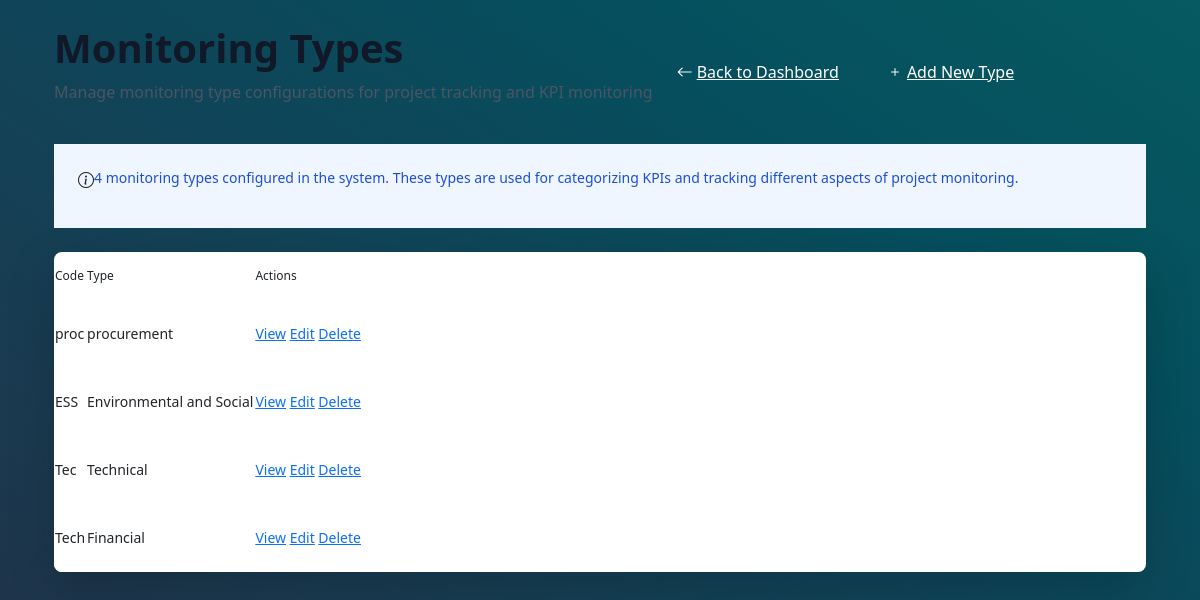
Before: /setup/monitoring-types/ (signed in) with the older database file.
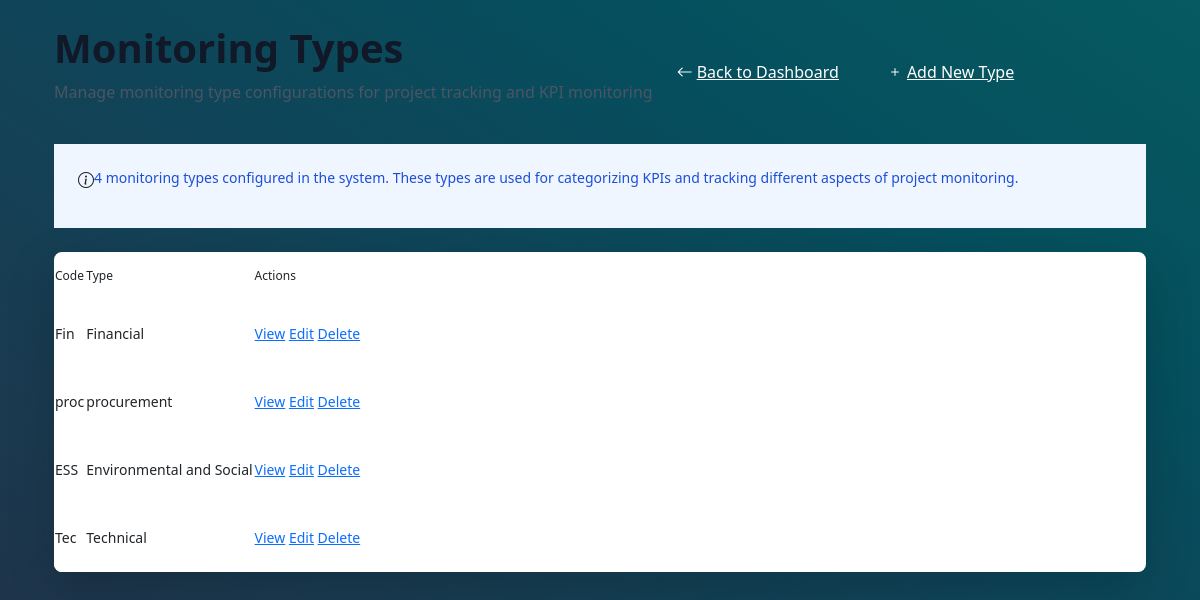
After: the same page with the newer database file.
### setup/models.py (models this page shows, shortened)
class Type_of_Monitoring(models.Model):
    monitoring_type_code = models.CharField(max_length=10, primary_key=True)
    monitoring_type = models.CharField(max_length=25, unique=True, null=False)
    date = models.DateTimeField(auto_now_add=True)
    loginUser = models.ForeignKey(
        settings.AUTH_USER_MODEL,
        related_name='types_of_monitoring',
        on_delete=models.CASCADE,
    )
    class Meta:
        verbose_name = ("Type Of Monitoring")
        verbose_name_plural = ("Type Of Monitoring")

### setup/views.py (the view)
# urls.py: path('monitoring-types/', views.type_of_monitoring_list, name='type_of_monitoring_list'),
@login_required
def type_of_monitoring_list(request):
    monitoring_types = Type_of_Monitoring.objects.all().order_by('-date')
    paginator = Paginator(monitoring_types, 20)
    page_number = request.GET.get('page')
    page_obj = paginator.get_page(page_number)
    context = {
        'monitoring_types': page_obj,
        'total_monitoring_types': Type_of_Monitoring.objects.count(),
    }
    return render(request, 'setup/monitoring_types/type_of_monitoring_list.html', context)

### templates/setup/monitoring_types/type_of_monitoring_list.html (shortened to what this page needs)
{% extends 'base.html' %}
{% load widget_tweaks %}
{% block content %}
<div class="container mx-auto px-4 py-6">
    <div class="mb-6">
        <div class="flex justify-between items-center mb-4">
            <div>
                <h1 class="text-2xl font-bold text-gray-900">Monitoring Types</h1>
                <p class="text-gray-600 mt-2">Manage monitoring type configurations for project tracking and KPI monitoring</p>
            </div>
            <div class="flex space-x-3">
                <a href="{% url 'setup:setup_dashboard' %}"
                   class="px-4 py-2 bg-gray-600 text-white hover:bg-gray-700 rounded-lg transition-colors">
                    <i class="bi bi-arrow-left me-1"></i>Back to Dashboard
                </a>
                <a href="{% url 'setup:type_of_monitoring_create' %}"
                   class="px-4 py-2 bg-blue-600 text-white hover:bg-blue-700 rounded-lg transition-colors">
                    <i class="bi bi-plus me-1"></i>Add New Type
                </a>
            </div>
        </div>
        <div class="bg-blue-50 border-l-4 border-blue-400 p-4 mb-4">
            <div class="flex">
                <div class="flex-shrink-0">
                    <i class="bi bi-info-circle text-blue-400"></i>
                </div>
                <div class="ml-3">
                    <p class="text-sm text-blue-700">
                        <span class="font-medium">{{ total_monitoring_types }} monitoring type{{ total_monitoring_types|pluralize }}</span> configured in the system.
                        These types are used for categorizing KPIs and tracking different aspects of project monitoring.
                    </p>
                </div>
            </div>
        </div>
    </div>
    <div class="bg-white shadow-lg rounded-lg overflow-hidden">
        <div class="overflow-x-auto">
            <table class="min-w-full table-auto">
                <thead class="bg-gray-50">
                    <tr>
                        <th class="px-6 py-3 text-left text-xs font-medium text-gray-500 uppercase tracking-wider">Code</th>
                        <th class="px-6 py-3 text-left text-xs font-medium text-gray-500 uppercase tracking-wider">Type</th>
                        <th class="px-6 py-3 text-left text-xs font-medium text-gray-500 uppercase tracking-wider">Actions</th>
                    </tr>
                </thead>
                <tbody class="bg-white divide-y divide-gray-200">
                    {% for monitoring_type in monitoring_types %}
                    <tr>
                        <td class="px-6 py-4 whitespace-nowrap text-sm font-medium text-gray-900">
                            {{ monitoring_type.monitoring_type_code }}
                        </td>
                        <td class="px-6 py-4 whitespace-nowrap text-sm text-gray-500">
                            {{ monitoring_type.monitoring_type }}
                        </td>
                        <td class="px-6 py-4 whitespace-nowrap text-sm font-medium space-x-2">
                            <a href="{% url 'setup:type_of_monitoring_detail' monitoring_type.pk %}"
                               class="text-blue-600 hover:text-blue-900">View</a>
                            <a href="{% url 'setup:type_of_monitoring_update' monitoring_type.pk %}"
                               class="text-green-600 hover:text-green-900">Edit</a>
                            <a href="{% url 'setup:type_of_monitoring_delete' monitoring_type.pk %}"
                               class="text-red-600 hover:text-red-900">Delete</a>
                        </td>
                    </tr>
                    {% empty %}
                    <tr>
                        <td colspan="3" class="px-6 py-4 text-center text-gray-500">
                            No monitoring types found. <a href="{% url 'setup:type_of_monitoring_create' %}" class="text-blue-600 hover:text-blue-900">Add the first one</a>
                        </td>
                    </tr>
                    {% endfor %}
                </tbody>
            </table>
        </div>
    </div>
</div>
{% endblock %}

### templates/base.html (shortened to what this page needs)
{% load static %}
<!DOCTYPE html>
<html lang="en">
<head>
    <link href="{% static 'css/vendor/tailwind.min.css' %}" rel="stylesheet" />
    <link href="{% static 'css/tailwind-reset.css' %}" rel="stylesheet" />
    <link href="{% static 'css/vendor/bootstrap.min.css' %}" rel="stylesheet" />
    <link rel="stylesheet" href="{% static 'css/vendor/bootstrap-icons.css' %}" />
    <link rel="stylesheet" href="{% static 'css/vendor/fontawesome.min.css' %}" />
    <link href="{% static 'css/styles.css' %}" rel="stylesheet" />
    <link href="{% static 'css/text-contrast.css' %}" rel="stylesheet" />
</head>
<body hx-headers='{"X-CSRFToken": "{{ csrf_token }}"}'>
    {% block content %}
    {% endblock %}
</body>
</html>

### static/css/styles.css (style rules this page uses)
body { background-image: linear-gradient(to right top, #212f45, #1b3a50, #104458, #054f5e, #065a60); min-height: 100vh; }

### static/css/text-contrast.css (style rules this page uses)
.bg-white, .card-body, .card, .table, .form-control, .form-select, .list-group-item, .modal-content, .dropdown-menu { color: #212529 !important; }
.bg-white p, .bg-white span, .bg-white div, .bg-white td, .bg-white th, .bg-white label, .card p, .card span, .card div, .card td, .card th, .card label, .table p, .table span, .table div, .table td, .table th, .table label, .modal-content p, .modal-content span, .modal-content div, .modal-content td, .modal-content th, .modal-content label { color: #212529 !important; }
.container, .container-fluid, .row, .col { color: inherit; }
.bg-white a:not(.btn):not(.nav-link), .card a:not(.btn):not(.nav-link), .modal-content a:not(.btn):not(.nav-link) { color: #0d6efd !important; }

Changed rows visible on the page:
removed Type_of_Monitoring: monitoring_type_code "Tech", monitoring_type "Financial"
added Type_of_Monitoring: monitoring_type_code "Fin", monitoring_type "Financial"
